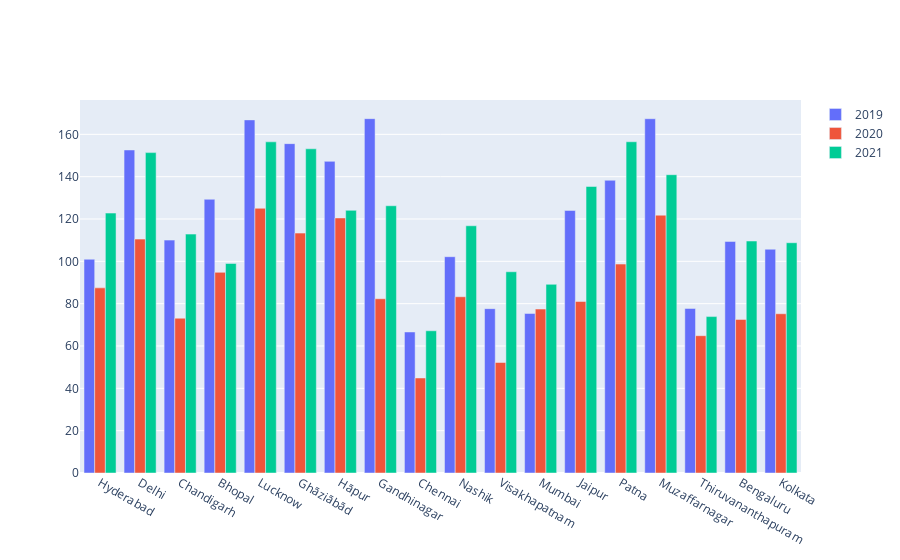

Notebook cell for this chart:
### Code cell
cities = list(df19.City.unique())

fig = go.Figure(data=[go.Bar(name="2019", x=cities, y= list(df19_avg["pm25"])),
go.Bar(name="2020", x=cities, y= list(df20_avg["pm25"])),
go.Bar(name="2021", x=cities, y= list(df21_avg["pm25"]))])

fig.update_layout(barmode='group')
fig.show()

### Figure 1 — Plotly figure (JSON) as saved in the notebook; plotly's stock layout.template omitted (floating-point values rounded to 4 significant figures)
{"data": [{"name": "2019", "type": "bar", "x": ["Hyderabad", "Delhi", "Chandigarh", "Bhopal", "Lucknow", "Ghāziābād", "Hāpur", "Gandhinagar", "Chennai", "Nashik", "Visakhapatnam", "Mumbai", "Jaipur", "Patna", "Muzaffarnagar", "Thiruvananthapuram", "Bengaluru", "Kolkata"], "y": [101.0, 152.6, 110.0, 129.3, 166.8, 155.6, 147.2, 167.4, 66.63, 102.2, 77.65, 75.37, 124.0, 138.3, 167.4, 77.75, 109.4, 105.7]}, {"name": "2020", "type": "bar", "x": ["Hyderabad", "Delhi", "Chandigarh", "Bhopal", "Lucknow", "Ghāziābād", "Hāpur", "Gandhinagar", "Chennai", "Nashik", "Visakhapatnam", "Mumbai", "Jaipur", "Patna", "Muzaffarnagar", "Thiruvananthapuram", "Bengaluru", "Kolkata"], "y": [87.47, 110.5, 73.13, 94.8, 125.1, 113.3, 120.5, 82.33, 44.9, 83.27, 52.2, 77.47, 81.03, 98.7, 121.8, 64.87, 72.57, 75.23]}, {"name": "2021", "type": "bar", "x": ["Hyderabad", "Delhi", "Chandigarh", "Bhopal", "Lucknow", "Ghāziābād", "Hāpur", "Gandhinagar", "Chennai", "Nashik", "Visakhapatnam", "Mumbai", "Jaipur", "Patna", "Muzaffarnagar", "Thiruvananthapuram", "Bengaluru", "Kolkata"], "y": [122.8, 151.4, 112.9, 99, 156.5, 153.2, 124.1, 126.3, 67.2, 116.8, 95.08, 89.13, 135.4, 156.5, 140.9, 73.9, 109.6, 108.8]}], "layout": {"barmode": "group"}}
